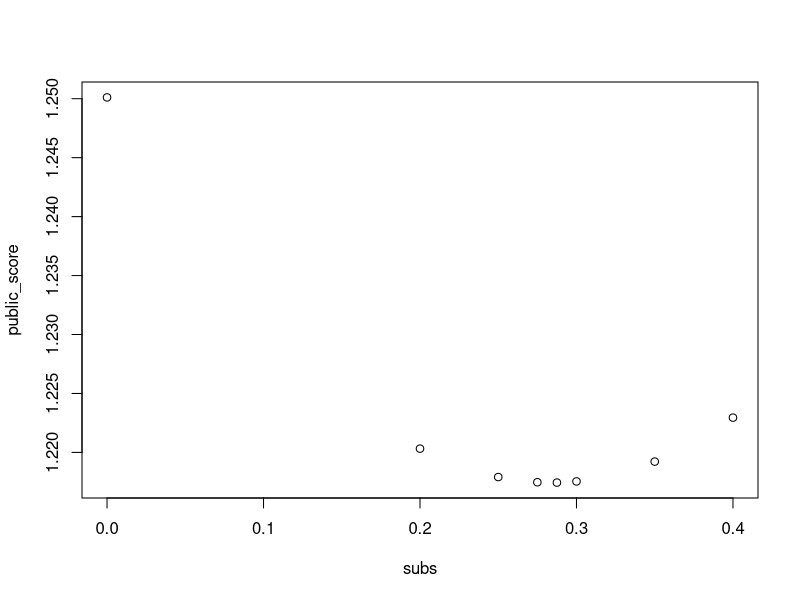
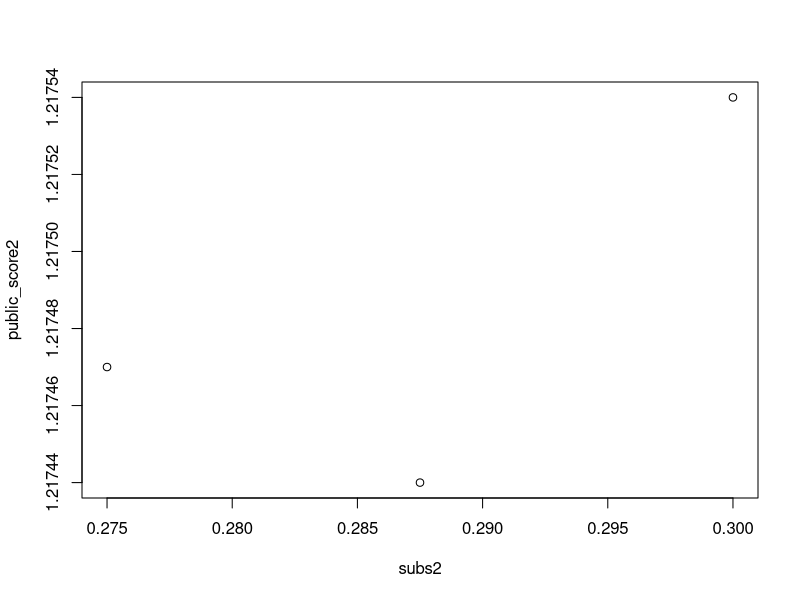

Write the R code that produced these figures, in order.
#submitted the following constant solutions and got results

subs <- c(0.2,0.25,0.3,0.35,0.4,0.275,0.2875,0)
public_score <- c( 1.22032,1.21791, 1.21754,1.21922,1.22295,1.21747,1.21744,1.25011)

plot(subs,public_score)

subs2 <- subs[c(3,6,7)]
public_score2 <- public_score[c(3,6,7)]

plot(subs2,public_score2)

